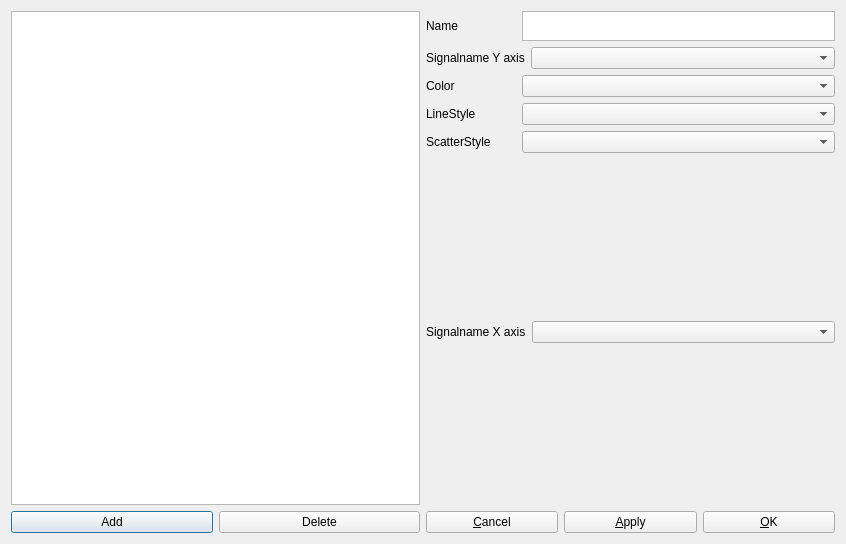
<?xml version="1.0" encoding="UTF-8"?>
<ui version="4.0">
 <class>changeGraphDialog</class>
 <widget class="QDialog" name="changeGraphDialog">
  <property name="geometry">
   <rect>
    <x>0</x>
    <y>0</y>
    <width>846</width>
    <height>544</height>
   </rect>
  </property>
  <property name="windowTitle">
   <string>Dialog</string>
  </property>
  <layout class="QHBoxLayout" name="horizontalLayout_9">
   <item>
    <layout class="QVBoxLayout" name="verticalLayout">
     <item>
      <widget class="QListWidget" name="listWidget"/>
     </item>
     <item>
      <layout class="QHBoxLayout" name="horizontalLayout_2">
       <item>
        <widget class="QPushButton" name="pb_add">
         <property name="text">
          <string>Add</string>
         </property>
        </widget>
       </item>
       <item>
        <widget class="QPushButton" name="pb_delete">
         <property name="text">
          <string>Delete</string>
         </property>
        </widget>
       </item>
      </layout>
     </item>
    </layout>
   </item>
   <item>
    <layout class="QVBoxLayout" name="verticalLayout_2">
     <item>
      <layout class="QHBoxLayout" name="horizontalLayout_7">
       <item>
        <widget class="QLabel" name="label_4">
         <property name="sizePolicy">
          <sizepolicy hsizetype="Fixed" vsizetype="Preferred">
           <horstretch>0</horstretch>
           <verstretch>0</verstretch>
          </sizepolicy>
         </property>
         <property name="minimumSize">
          <size>
           <width>90</width>
           <height>0</height>
          </size>
         </property>
         <property name="text">
          <string>Name</string>
         </property>
        </widget>
       </item>
       <item>
        <widget class="QTextEdit" name="txt_name">
         <property name="sizePolicy">
          <sizepolicy hsizetype="Expanding" vsizetype="Fixed">
           <horstretch>0</horstretch>
           <verstretch>0</verstretch>
          </sizepolicy>
         </property>
         <property name="maximumSize">
          <size>
           <width>16777215</width>
           <height>30</height>
          </size>
         </property>
        </widget>
       </item>
      </layout>
     </item>
     <item>
      <layout class="QHBoxLayout" name="horizontalLayout_3">
       <item>
        <widget class="QLabel" name="label_5">
         <property name="sizePolicy">
          <sizepolicy hsizetype="Fixed" vsizetype="Preferred">
           <horstretch>0</horstretch>
           <verstretch>0</verstretch>
          </sizepolicy>
         </property>
         <property name="text">
          <string>Signalname Y axis</string>
         </property>
        </widget>
       </item>
       <item>
        <widget class="QComboBox" name="combo_signalname"/>
       </item>
      </layout>
     </item>
     <item>
      <layout class="QHBoxLayout" name="horizontalLayout_6">
       <item>
        <widget class="QLabel" name="label_3">
         <property name="sizePolicy">
          <sizepolicy hsizetype="Fixed" vsizetype="Preferred">
           <horstretch>0</horstretch>
           <verstretch>0</verstretch>
          </sizepolicy>
         </property>
         <property name="maximumSize">
          <size>
           <width>90</width>
           <height>16777215</height>
          </size>
         </property>
         <property name="text">
          <string>Color</string>
         </property>
        </widget>
       </item>
       <item>
        <widget class="QComboBox" name="combo_color"/>
       </item>
      </layout>
     </item>
     <item>
      <layout class="QHBoxLayout" name="horizontalLayout_5">
       <item>
        <widget class="QLabel" name="label_2">
         <property name="maximumSize">
          <size>
           <width>90</width>
           <height>16777215</height>
          </size>
         </property>
         <property name="text">
          <string>LineStyle</string>
         </property>
        </widget>
       </item>
       <item>
        <widget class="QComboBox" name="combo_linestyle"/>
       </item>
      </layout>
     </item>
     <item>
      <layout class="QHBoxLayout" name="horizontalLayout_4">
       <item>
        <widget class="QLabel" name="label">
         <property name="maximumSize">
          <size>
           <width>90</width>
           <height>16777215</height>
          </size>
         </property>
         <property name="text">
          <string>ScatterStyle</string>
         </property>
        </widget>
       </item>
       <item>
        <widget class="QComboBox" name="combo_scatter_style"/>
       </item>
      </layout>
     </item>
     <item>
      <spacer name="verticalSpacer_2">
       <property name="orientation">
        <enum>Qt::Vertical</enum>
       </property>
       <property name="sizeHint" stdset="0">
        <size>
         <width>20</width>
         <height>40</height>
        </size>
       </property>
      </spacer>
     </item>
     <item>
      <layout class="QHBoxLayout" name="horizontalLayout_8">
       <item>
        <widget class="QLabel" name="label_6">
         <property name="sizePolicy">
          <sizepolicy hsizetype="Fixed" vsizetype="Preferred">
           <horstretch>0</horstretch>
           <verstretch>0</verstretch>
          </sizepolicy>
         </property>
         <property name="text">
          <string>Signalname X axis</string>
         </property>
        </widget>
       </item>
       <item>
        <widget class="QComboBox" name="combo_signalname_xaxis"/>
       </item>
      </layout>
     </item>
     <item>
      <spacer name="verticalSpacer">
       <property name="orientation">
        <enum>Qt::Vertical</enum>
       </property>
       <property name="sizeHint" stdset="0">
        <size>
         <width>20</width>
         <height>40</height>
        </size>
       </property>
      </spacer>
     </item>
     <item>
      <layout class="QHBoxLayout" name="horizontalLayout">
       <item>
        <widget class="QPushButton" name="pb_cancel">
         <property name="text">
          <string>&amp;Cancel</string>
         </property>
        </widget>
       </item>
       <item>
        <widget class="QPushButton" name="pb_apply">
         <property name="text">
          <string>&amp;Apply</string>
         </property>
        </widget>
       </item>
       <item>
        <widget class="QPushButton" name="pb_ok">
         <property name="text">
          <string>&amp;OK</string>
         </property>
        </widget>
       </item>
      </layout>
     </item>
    </layout>
   </item>
  </layout>
 </widget>
 <resources/>
 <connections/>
</ui>
